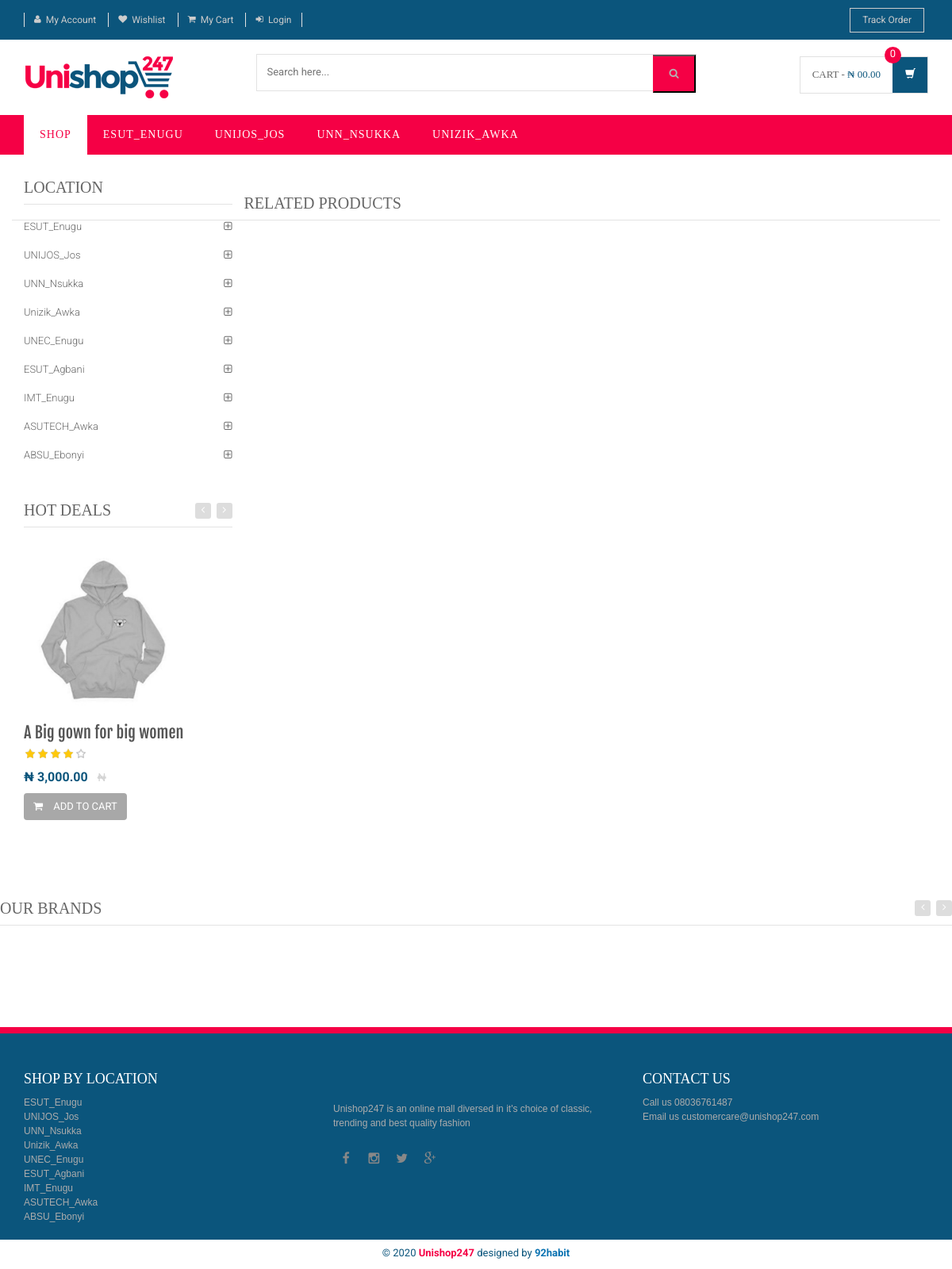
Page /product-details.php on the committed database.
### tables this page shows
CREATE TABLE `category` (
  `id` int(11) NOT NULL,
  `categoryName` varchar(255) DEFAULT NULL,
  `categoryDescription` longtext,
  `creationDate` timestamp NOT NULL DEFAULT CURRENT_TIMESTAMP,
  `updationDate` varchar(255) DEFAULT NULL
);

CREATE TABLE `products` (
  `id` int(11) NOT NULL,
  `category` int(11) NOT NULL,
  `subCategory` int(11) DEFAULT NULL,
  `productName` varchar(255) DEFAULT NULL,
  `productCompany` varchar(255) DEFAULT NULL,
  `productPrice` int(11) DEFAULT NULL,
  `productPriceBeforeDiscount` int(11) DEFAULT NULL,
  `productDescription` longtext,
  `productImage1` varchar(255) DEFAULT NULL,
  `productImage2` varchar(255) DEFAULT NULL,
  `productImage3` varchar(255) DEFAULT NULL,
  `shippingCharge` int(11) DEFAULT NULL,
  `productAvailability` varchar(255) DEFAULT NULL,
  `postingDate` timestamp NULL DEFAULT CURRENT_TIMESTAMP,
  `updationDate` varchar(255) DEFAULT NULL
);

### product-details.php (the view, shortened to what this page needs)
<?php
include('includes/config.php');
?>
<!DOCTYPE html>
<html lang="en">
	<head>
	    <link rel="stylesheet" href="assets/css/bootstrap.min.css">
	    <link rel="stylesheet" href="assets/css/main.css">
	    <link rel="stylesheet" href="assets/css/green.css">
	    <link rel="stylesheet" href="assets/css/owl.carousel.css">
		<link rel="stylesheet" href="assets/css/owl.transitions.css">
		<link href="assets/css/lightbox.css" rel="stylesheet">
		<link rel="stylesheet" href="assets/css/animate.min.css">
		<link rel="stylesheet" href="assets/css/rateit.css">
		<link rel="stylesheet" href="assets/css/bootstrap-select.min.css">
		<link rel="stylesheet" href="assets/css/config.css">
		<link href="assets/css/green.css" rel="alternate stylesheet" title="Green color">
		<link href="assets/css/blue.css" rel="alternate stylesheet" title="Blue color">
		<link href="assets/css/red.css" rel="alternate stylesheet" title="Red color">
		<link href="assets/css/orange.css" rel="alternate stylesheet" title="Orange color">
		<link href="assets/css/dark-green.css" rel="alternate stylesheet" title="Darkgreen color">
		<link rel="stylesheet" href="assets/css/font-awesome.min.css">
	</head>
    <body class="cnt-home">
<header class="header-style-1">
<?php include('includes/top-header.php');?>
<?php include('includes/main-header.php');?>
<?php include('includes/menu-bar.php');?>
</header>
<div class="body-content outer-top-xs">
	<div class='container'>
		<div class='row single-product outer-bottom-sm '>
			<div class='col-md-3 sidebar'>
				<div class="sidebar-module-container">
<div class="sidebar-widget outer-bottom-xs wow fadeInUp">
	<h3 class="section-title">Location</h3>
	<div class="sidebar-widget-body m-t-10">
		<div class="accordion">
		            <?php $sql=mysqli_query($con,"select id,categoryName  from category");
while($row=mysqli_fetch_array($sql))
{
    ?>
	    	<div class="accordion-group">
	            <div class="accordion-heading">
	                <a href="category.php?cid=<?php echo $row['id'];?>"  class="accordion-toggle collapsed">
	                   <?php echo $row['categoryName'];?>
	                </a>
	            </div>
	        </div>
	        <?php } ?>
	    </div>
	</div>
</div>
<div class="sidebar-widget hot-deals wow fadeInUp">
	<h3 class="section-title">hot deals</h3>
	<div class="owl-carousel sidebar-carousel custom-carousel owl-theme outer-top-xs">
								   <?php
$ret=mysqli_query($con,"select * from products order by rand() limit 4 ");
while ($rws=mysqli_fetch_array($ret)) {
?>
													<div class="item">
					<div class="products">
						<div class="hot-deal-wrapper">
							<div class="image">
								<img src="admin/productimages/<?php echo htmlentities($rws['id']);?>/<?php echo htmlentities($rws['productImage1']);?>"  width="200" height="200" alt="">
							</div>
						</div>
						<div class="product-info text-left m-t-20">
							<h3 class="name"><a href="product-details.php?pid=<?php echo htmlentities($rws['id']);?>"><?php echo htmlentities($rws['productName']);?></a></h3>
							<div class="rating rateit-small"></div>
							<div class="product-price">
								<span class="price">
                                                                    &#8358; <?php echo number_format($rws['productPrice']);?>.00
								</span>
							    <span class="price-before-discount">&#8358;<?php echo htmlentities($row['productPriceBeforeDiscount']);?></span>
							</div>
						</div>
						<div class="cart clearfix animate-effect">
							<div class="action">
                                                            <a href="product-details.php?page=product&action=add&id=<?php echo $rws['id']; ?>" class="btn btn-primary"><i class="fa fa-shopping-cart inner-right-vs"></i> ADD TO CART</a>
							</div>
						</div>
					</div>
					</div>
					<?php } ?>
    </div>
</div>
				</div>
			</div>
<section class="section featured-product wow fadeInUp">
	<h3 class="section-title">Related Products </h3>
</section>
			</div>
		</div>
<?php include('includes/brands-slider.php');?>
</div>
<?php include('includes/footer.php');?>
</body>
</html>

### includes/menu-bar.php (shortened to what this page needs)
<div class="header-nav animate-dropdown">
    <div class="container">
        <div class="yamm navbar navbar-default" role="navigation">
            <div class="nav-bg-class">
                <div class="navbar-collapse collapse" id="mc-horizontal-menu-collapse">
	<div class="nav-outer">
		<ul class="nav navbar-nav">
			<li class="active dropdown yamm-fw">
				<a href="index.php" data-hover="dropdown" class="dropdown-toggle">Shop</a>
			</li>
              <?php $sql=mysqli_query($con,"select id,categoryName  from category limit 4");
while($row=mysqli_fetch_array($sql))
{
    ?>
			<li class="dropdown yamm">
				<a href="category.php?cid=<?php echo $row['id'];?>"> <?php echo $row['categoryName'];?></a>
			</li>
			<?php } ?>
		</ul>
		<div class="clearfix"></div>
	</div>
</div>
            </div>
        </div>
    </div>
</div>

### includes/footer.php (shortened to what this page needs)
<footer id="footer" class="footer color-bg">
	  <div class="links-social">
        <div class="container">
            <div class="row">
            	<div class="col-xs-12 col-sm-6 col-md-4 ">
<div class="contact-information  centered">
	<div class="module-heading">
		<h4 class="module-title">shop by location</h4>
	</div>
	<div class="module-body ">
        <ul class="toggle-footer" style="">
            <li class="media">
                <?php $sql=mysqli_query($con,"select id,categoryName  from category");
while($row=mysqli_fetch_array($sql))
{
    ?>
                <div class="media-body">
                    <span><a href="category.php?cid=<?php echo $row['id'];?>" class="dropdown-toggle">
                <?php echo $row['categoryName'];?></a><?php }?></span><br>
                </div>
            </li>
            </ul>
    </div>
</div>
            	</div>
            	<div class="col-xs-12 col-sm-6 col-md-4">
<div class="contact-info">
    <div class="footer-logo">
        <div class="logo">
        </div>
    </div>
     <div class="module-body m-t-20">
        <p class="about-us">Unishop247 is an online mall diversed in it's choice of classic, trending and best quality fashion</p>
        <div class="social-icons">
        <a href="#"><i class="icon fa fa-facebook"></i></a>
        <a href="#"><i class="icon fa fa-instagram"></i></a>
        <a href="#"><i class="icon fa fa-twitter"></i></a>
        <a href="#"><i class="icon fa fa-google-plus"></i></a>
        </div>
    </div>
</div>
            	</div>
            	<div class="col-xs-12 col-sm-6 col-md-4">
<div class="contact-information">
	<div class="module-heading">
		<h4 class="module-title">contact us</h4>
	</div>
	<div class="module-body ">
        <ul class="toggle-footer" style="">
            <li class="media">
                <div class="media-body">
                    <span>Call us <a href="tel:08036761487">08036761487</a></span><br>
                    <span>Email us <a href="mailto:customercare@unishop247.com">customercare@unishop247.com</a></span><br>
                </div>
            </li>
            </ul>
    </div>
</div>
            	</div>
            </div>
        </div>
    </div>
<div class="row" style="background: #fff; color: #0b557c; text-align: center; padding: 8px 0 0 0;">
    <div class="container">
        <p>&copy; <?php echo date("Y");?><a href="index.php"><b style="color: #f50045;"> Unishop247</b></a> designed by <a target="_blank" href="https://www.instagram.com/92habit"><b style="color: #0b73b2;"> 92habit</b></a></p>
    </div>
            </div>

### assets/css/green.css (style rules this page uses)
a { color: #0b557c; }
.header-style-1 .header-nav { background: #f50045; }
.cnt-home .header-style-1 .header-nav .navbar .navbar-nav > li.active > a { background: #fff; color: #f50045 !important; }
.hot-deals .product-info .product-price .price { color: #0b557c; }
.sidebar .sidebar-module-container .sidebar-widget .sidebar-widget-body .accordion .accordion-group .accordion-heading .accordion-toggle, .sidebar .sidebar-module-container .sidebar-widget .sidebar-widget-body .accordion .accordion-group .accordion-heading .accordion-toggle:hover, .sidebar .sidebar-module-container .sidebar-widget .sidebar-widget-body .accordion .accordion-group .accordion-heading .accordion-toggle:focus, .sidebar .sidebar-module-container .sidebar-widget .sidebar-widget-body .accordion .accordion-group .accordion-heading .accordion-toggle:after { color: #0b557c; }

### assets/css/lightbox.css (style rules this page uses)
body:after { content: url(../images/close.png) url(../images/loading.gif) url(../images/prev.png) url(../images/next.png); display: none; }

### assets/css/rateit.css (style rules this page uses)
.rateit { display: -moz-inline-box; display: inline-block; position: relative; -webkit-user-select: none; -khtml-user-select: none; -moz-user-select: none; -o-user-select: none; -ms-user-select: none; user-select: none; -webkit-touch-callout: none; }

### assets/css/blue.css (style rules this page uses)
a { color: #3498db; }
.header-style-1 .header-nav { background: #3498db; }
.cnt-home .header-style-1 .header-nav .navbar .navbar-nav > li.active { background: #1d6ca1; }
.hot-deals .product-info .product-price .price { color: #3498db; }
.sidebar .sidebar-module-container .sidebar-widget .sidebar-widget-body .accordion .accordion-group .accordion-heading .accordion-toggle, .sidebar .sidebar-module-container .sidebar-widget .sidebar-widget-body .accordion .accordion-group .accordion-heading .accordion-toggle:hover, .sidebar .sidebar-module-container .sidebar-widget .sidebar-widget-body .accordion .accordion-group .accordion-heading .accordion-toggle:focus, .sidebar .sidebar-module-container .sidebar-widget .sidebar-widget-body .accordion .accordion-group .accordion-heading .accordion-toggle:after { color: #3498db; }

### assets/css/red.css (style rules this page uses)
a { color: #ff6c6c; }
.header-style-1 .header-nav { background: #ff6c6c; }
.cnt-home .header-style-1 .header-nav .navbar .navbar-nav > li.active { background: #ff1a1a; }
.hot-deals .product-info .product-price .price { color: #ff6c6c; }
.sidebar .sidebar-module-container .sidebar-widget .sidebar-widget-body .accordion .accordion-group .accordion-heading .accordion-toggle, .sidebar .sidebar-module-container .sidebar-widget .sidebar-widget-body .accordion .accordion-group .accordion-heading .accordion-toggle:hover, .sidebar .sidebar-module-container .sidebar-widget .sidebar-widget-body .accordion .accordion-group .accordion-heading .accordion-toggle:focus, .sidebar .sidebar-module-container .sidebar-widget .sidebar-widget-body .accordion .accordion-group .accordion-heading .accordion-toggle:after { color: #ff6c6c; }

### assets/css/orange.css (style rules this page uses)
a { color: #f39c12; }
.header-style-1 .header-nav { background: #f39c12; }
.cnt-home .header-style-1 .header-nav .navbar .navbar-nav > li.active { background: #ab6c09; }
.hot-deals .product-info .product-price .price { color: #f39c12; }
.sidebar .sidebar-module-container .sidebar-widget .sidebar-widget-body .accordion .accordion-group .accordion-heading .accordion-toggle, .sidebar .sidebar-module-container .sidebar-widget .sidebar-widget-body .accordion .accordion-group .accordion-heading .accordion-toggle:hover, .sidebar .sidebar-module-container .sidebar-widget .sidebar-widget-body .accordion .accordion-group .accordion-heading .accordion-toggle:focus, .sidebar .sidebar-module-container .sidebar-widget .sidebar-widget-body .accordion .accordion-group .accordion-heading .accordion-toggle:after { color: #f39c12; }

### rows in the picture
category: categoryName "ESUT_ENUGU", categoryName "ESUT_Enugu"
category: categoryName "UNIJOS_JOS", categoryName "UNIJOS_Jos"
category: categoryName "UNN_NSUKKA", categoryName "UNN_Nsukka"
category: categoryName "UNIZIK_AWKA", categoryName "Unizik_Awka"
category: categoryName "UNEC_Enugu"
category: categoryName "ESUT_Agbani"
category: categoryName "IMT_Enugu"
category: categoryName "ASUTECH_Awka"
category: categoryName "ABSU_Ebonyi"
products: productImage1 (picture), productName "A Big gown for big women", productPrice "3,000"
